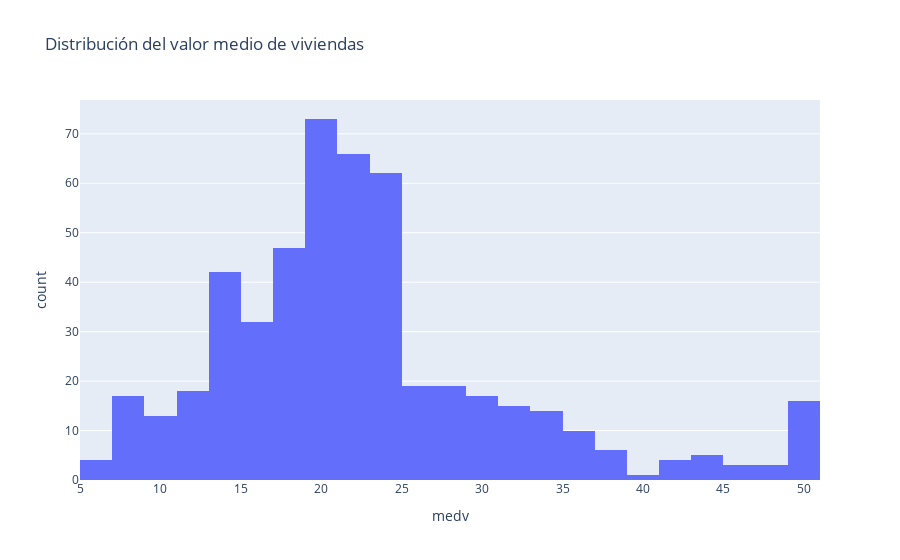

Notebook cell for this chart:
### Code cell
# Histograma
px.histogram(df, x='medv', nbins=30, title='Distribución del valor medio de viviendas').show()

### Figure 1 — Plotly figure (JSON) as saved in the notebook; plotly's stock layout.template omitted (floating-point values rounded to 4 significant figures; data arrays with more than 128 entries replaced by an {"elided": "..."} marker saying what was removed)
{"data": [{"alignmentgroup": "True", "bingroup": "x", "hovertemplate": "medv=%{x}<br>count=%{y}<extra></extra>", "legendgroup": "", "marker": {"color": "#636efa", "pattern": {"shape": ""}}, "name": "", "nbinsx": 30, "offsetgroup": "", "orientation": "v", "showlegend": false, "type": "histogram", "x": {"elided": "506 float values"}, "xaxis": "x", "yaxis": "y"}], "layout": {"barmode": "relative", "legend": {"tracegroupgap": 0}, "title": {"text": "Distribución del valor medio de viviendas"}, "xaxis": {"anchor": "y", "domain": [0, 1], "title": {"text": "medv"}}, "yaxis": {"anchor": "x", "domain": [0, 1], "title": {"text": "count"}}}}
